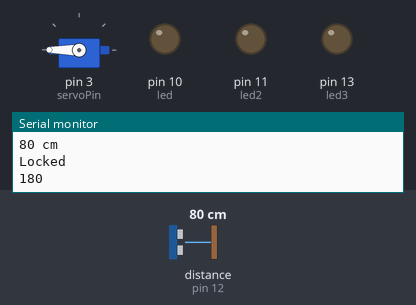
The sketch below on a simulated Arduino Uno, built with avr-gcc and run on an emulated ATmega328P. Shown: servo, output pins drawn as LEDs (lit = HIGH), the last lines printed to the serial monitor. Wiring (inferred from the names in the program): ultrasonic range finder: trigger pin 9; echo pin 12. The test bench sets the inputs (shaded band); at power-on: distance to the obstacle (sensor on pin 12) 80 cm. The echo pulse lasts 58.3 µs per cm; pins used as bus, display or sensor lines are not drawn.

Above: at 3.9 s.
4.0 s: distance to the obstacle (sensor on pin 12) set to 8 cm
10.5 s: distance to the obstacle (sensor on pin 12) set to 6 cm
At 13.2 s:
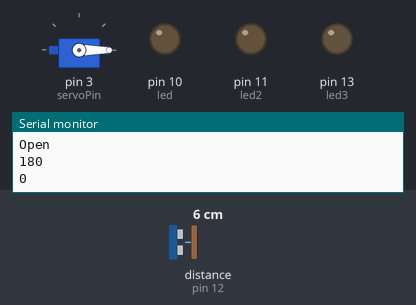
14.5 s: distance to the obstacle (sensor on pin 12) set to 9 cm
At 16.8 s:
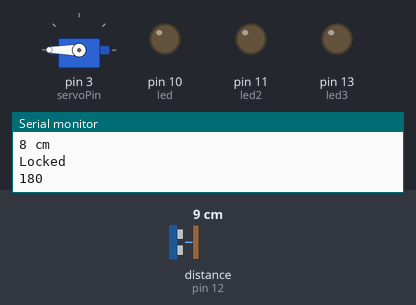
18.5 s: distance to the obstacle (sensor on pin 12) set to 2 cm
At 19.2 s:
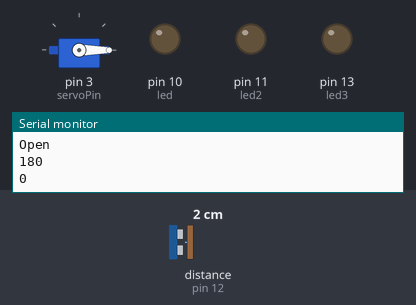
Timing chart, 0 to 21.5 s (numbered marks = the images above; inputs shaded):
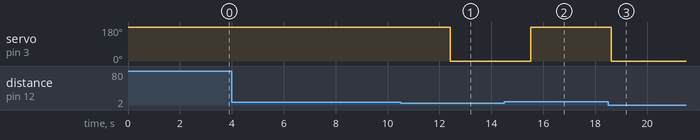

Measured:
- the behaviour switches between 7 and 6 cm on distance to the obstacle (sensor on pin 12) (found by bisection; images 0 and 1)
- after the input at 10.5 s, servo on pin 3 (servoPin): 180° → 0° after 1.9 s
- after the input at 14.5 s, servo on pin 3 (servoPin): 0° → 180° after 1.0 s
- after the input at 18.5 s, servo on pin 3 (servoPin): 180° → 0° after 0.12 s

The sketch:

US_Servo.ino
```cpp
#define trigPin 9
#define echoPin 12
#define led 10
#define led2 11
#define led3 13
#define pb 2
#define b 8
int z=0;
int q=0;
#include <Servo.h>

Servo myservo;
int servoPin = 3;
int unlock = 0;
int lock = 180;

void setup() {
  Serial.begin (9600);
  pinMode(trigPin, OUTPUT);
  pinMode(echoPin, INPUT);
  pinMode(led, OUTPUT);
  pinMode(led2, OUTPUT);
  pinMode(led3,OUTPUT);
  pinMode(pb,INPUT);
  pinMode(b,INPUT);
  Serial.begin(9600);
  myservo.attach(servoPin);
  myservo.write(lock);
}

void loop() {

  long duration, distance;
  digitalWrite(trigPin, LOW);  // Added this line
  delayMicroseconds(1); // Added this line
  digitalWrite(trigPin, HIGH);

  delayMicroseconds(1); // Added this line
  digitalWrite(trigPin, LOW);
  duration = pulseIn(echoPin, HIGH);
  distance = (duration/2) / 29.1;


  if (distance > 5) {  // This is where the LED On/Off happens
    Serial.print(distance);
    Serial.println(" cm");

   myservo.attach(servoPin);
       Serial.println("Locked");
       myservo.write(lock);
        Serial.println(myservo.read());
       delay(3000);
     myservo.detach();
}
  else {
    Serial.println("Open");
       Serial.println(myservo.read());
      myservo.attach(servoPin);


       myservo.write(unlock);
        Serial.println(myservo.read());
       delay(3000);
        myservo.detach();
  }
  if (distance >= 2000 || distance <= 0){
    Serial.println("Out of range");
  Serial.println("Locked");
       Serial.println(myservo.read());
      myservo.attach(servoPin);


       myservo.write(lock);
        Serial.println(myservo.read());
       delay(3000);
        myservo.detach();
  }

  else {
    Serial.print(distance);
    Serial.println(" cm");
  }


  delay(100);

}
```
